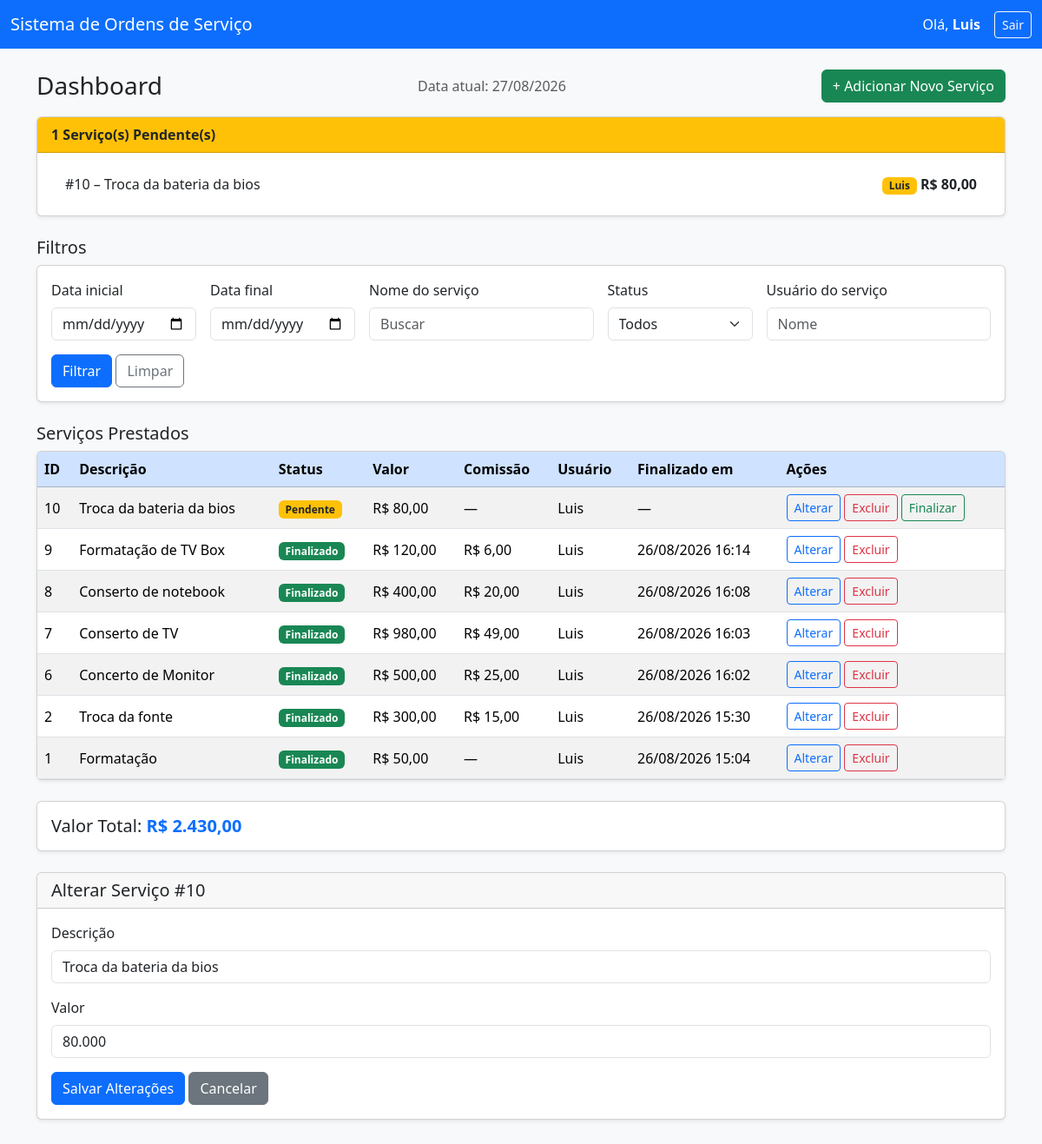
Page /index.php?controller=dashboard&action=editar&id=10 (signed in) on the committed database.
### tables this page shows
CREATE TABLE IF NOT EXISTS `servicos` (
  `id_service` bigint NOT NULL AUTO_INCREMENT,
  `description` varchar(45) NOT NULL,
  `price` decimal(11,3) NOT NULL,
  `status` varchar(20) DEFAULT 'Pendente',
  `created_at` datetime DEFAULT CURRENT_TIMESTAMP,
  `update_at` datetime DEFAULT NULL,
  `finished_at` datetime DEFAULT NULL,
  `commission_user` decimal(11,3) DEFAULT NULL,
  `user_id_user` bigint NOT NULL,
  PRIMARY KEY (`id_service`),
  KEY `user_id_user` (`user_id_user`)
);

CREATE TABLE IF NOT EXISTS `usuarios` (
  `id_user` bigint NOT NULL AUTO_INCREMENT,
  `name` varchar(150) NOT NULL,
  `email` varchar(100) NOT NULL,
  `password` varchar(45) NOT NULL,
  `created_at` datetime DEFAULT CURRENT_TIMESTAMP,
  `update_at` datetime DEFAULT NULL,
  `ativo` tinyint(1) DEFAULT '1',
  PRIMARY KEY (`id_user`),
  UNIQUE KEY `email` (`email`)
);

### controllers/DashboardController.php (called while the page is built, shortened)
<?php
require_once(__DIR__ . '/../models/Servico.php');
class DashboardController {
    public function editar() {
        $usuario = $this->proteger();
        $id = (int)($_GET['id'] ?? 0);
        $servicos  = Servico::listar($this->filtros());
        $pendentes = Servico::listarPendentes(5);
        $editando  = Servico::buscarPorId($id);
        include(__DIR__ . '/../views/dashboard.php');
    }
    private function filtros() {
        return [
            'descricao'   => trim($_GET['filtro_descricao'] ?? ''),
            'status'      => trim($_GET['filtro_status'] ?? ''),
            'usuario'     => trim($_GET['filtro_usuario'] ?? ''),
            'data_inicio' => trim($_GET['filtro_data_inicio'] ?? ''),
            'data_fim'    => trim($_GET['filtro_data_fim'] ?? ''),
        ];
    }
    private function proteger() {
        $usuario = $_SESSION['usuario'] ?? null;
        return $usuario;
    }
}

### models/Servico.php (called while the page is built, shortened)
<?php
class Servico {
    public static function listar(array $filtros = []) {
        $db = Database::getConnection();
        $sql = "SELECT s.*,
                       CASE WHEN s.finished_at IS NOT NULL THEN 'Finalizado' ELSE 'Pendente' END AS status,
                       u.name AS nome, u.email AS usuario_email
                FROM servicos s
                JOIN usuarios u ON s.user_id_user = u.id_user
                WHERE 1=1";
        $params = [];
        $sql .= " ORDER BY s.created_at DESC";
        $stmt = $db->prepare($sql);
        $stmt->execute($params);
        return $stmt->fetchAll(PDO::FETCH_ASSOC);
    }
    public static function listarPendentes($limite = 5) {
        $db = Database::getConnection();
        $stmt = $db->prepare("SELECT s.*,
                                     CASE WHEN s.finished_at IS NOT NULL THEN 'Finalizado' ELSE 'Pendente' END AS status,
                                     u.name AS nome
                              FROM servicos s
                              JOIN usuarios u ON s.user_id_user = u.id_user
                              WHERE s.finished_at IS NULL
                              ORDER BY s.created_at DESC
                              LIMIT ?");
        $stmt->bindValue(1, (int)$limite, PDO::PARAM_INT);
        $stmt->execute();
        return $stmt->fetchAll(PDO::FETCH_ASSOC);
    }
    public static function buscarPorId($idService) {
        $db = Database::getConnection();
        $stmt = $db->prepare("SELECT s.*,
                                     CASE WHEN s.finished_at IS NOT NULL THEN 'Finalizado' ELSE 'Pendente' END AS status,
                                     u.name AS nome, u.email AS usuario_email
                              FROM servicos s
                              JOIN usuarios u ON s.user_id_user = u.id_user
                              WHERE s.id_service = ?");
        $stmt->execute([$idService]);
        return $stmt->fetch(PDO::FETCH_ASSOC);
    }
}

### views/dashboard.php (the view, shortened to what this page needs)
<!DOCTYPE html>
<html lang="pt-BR">
<head>
    <link href="https://cdn.jsdelivr.net/npm/bootstrap@5.3.3/dist/css/bootstrap.min.css" rel="stylesheet">
</head>
<body class="bg-light">
<nav class="navbar navbar-expand-lg navbar-dark bg-primary mb-4">
    <div class="container-fluid">
        <span class="navbar-brand">Sistema de Ordens de Serviço</span>
        <div class="d-flex align-items-center text-white">
            <span class="me-3">Olá, <strong><?= htmlspecialchars($usuario['name']) ?></strong></span>
            <a href="index.php?controller=login&action=sair" class="btn btn-outline-light btn-sm">Sair</a>
        </div>
    </div>
</nav>
<div class="container pb-4">
    <div class="d-flex justify-content-between align-items-center mb-3 flex-wrap gap-2">
        <h1 class="h3 mb-0">Dashboard</h1>
        <p class="text-muted mb-0">Data atual: <?= date("d/m/Y") ?></p>
        <a href="index.php?controller=dashboard&action=novo" class="btn btn-success">+ Adicionar Novo Serviço</a>
    </div>
    <div class="card shadow-sm mb-4">
        <div class="card-header bg-warning text-dark">
            <strong><?= count($pendentes) ?> Serviço(s) Pendente(s)</strong>
        </div>
        <div class="card-body">
            <?php if (empty($pendentes)): ?>
                <p class="mb-0 text-muted">Nenhum serviço pendente no momento.</p>
            <?php else: ?>
                <ul class="list-group list-group-flush">
                    <?php foreach ($pendentes as $p): ?>
                        <li class="list-group-item d-flex justify-content-between align-items-center">
                            <span>#<?= $p['id_service'] ?> – <?= htmlspecialchars($p['description']) ?></span>
                            <span>
                                <span class="badge bg-warning text-dark"><?= htmlspecialchars($p['nome']) ?></span>
                                <strong>R$ <?= number_format($p['price'], 2, ',', '.') ?></strong>
                            </span>
                        </li>
                    <?php endforeach; ?>
                </ul>
            <?php endif; ?>
        </div>
    </div>
    <h3 class="h5 mb-2">Filtros</h3>
    <div class="card shadow-sm mb-4">
        <div class="card-body">
            <form method="get" action="index.php" class="row g-3 align-items-end">
                <div class="col-md-2">
                    <label class="form-label">Data inicial</label>
                    <input type="date" class="form-control" name="filtro_data_inicio" value="<?= htmlspecialchars($_GET['filtro_data_inicio'] ?? '') ?>">
                </div>
                <div class="col-md-2">
                    <label class="form-label">Data final</label>
                    <input type="date" class="form-control" name="filtro_data_fim" value="<?= htmlspecialchars($_GET['filtro_data_fim'] ?? '') ?>">
                </div>
                <div class="col-md-3">
                    <label class="form-label">Nome do serviço</label>
                    <input type="text" class="form-control" name="filtro_descricao" value="<?= htmlspecialchars($_GET['filtro_descricao'] ?? '') ?>" placeholder="Buscar">
                </div>
                <div class="col-md-2">
                    <label class="form-label">Status</label>
                    <select name="filtro_status" class="form-select">
                        <option value="">Todos</option>
                    </select>
                </div>
                <div class="col-md-3">
                    <label class="form-label">Usuário do serviço</label>
                    <input type="text" class="form-control" name="filtro_usuario" value="<?= htmlspecialchars($_GET['filtro_usuario'] ?? '') ?>" placeholder="Nome">
                </div>
                <div class="col-md-12">
                    <button type="submit" class="btn btn-primary">Filtrar</button>
                    <a href="index.php?controller=dashboard&action=index" class="btn btn-outline-secondary">Limpar</a>
                </div>
            </form>
        </div>
    </div>
    <h3 class="h5 mb-2">Serviços Prestados</h3>
    <div class="card shadow-sm mb-4">
        <div class="table-responsive">
            <table class="table table-striped table-hover align-middle mb-0">
                <thead class="table-primary">
                    <tr><th>ID</th><th>Descrição</th><th>Status</th><th>Valor</th><th>Comissão</th><th>Usuário</th><th>Finalizado em</th><th>Ações</th></tr>
                </thead>
                <tbody>
        <?php $servicos = $servicos ?? []; $total = 0; foreach ($servicos as $s): $total += $s['price']; ?>
        <tr>
            <td><?= htmlspecialchars($s['id_service']) ?></td>
            <td><?= htmlspecialchars($s['description']) ?></td>
            <td>
                <?php if (strtolower($s['status']) === 'finalizado'): ?>
                    <span class="badge bg-success"><?= htmlspecialchars($s['status']) ?></span>
                <?php else: ?>
                    <span class="badge bg-warning text-dark"><?= htmlspecialchars($s['status']) ?></span>
                <?php endif; ?>
            </td>
            <td>R$ <?= number_format($s['price'], 2, ',', '.') ?></td>
            <td><?= ($s['commission_user'] !== null) ? 'R$ ' . number_format($s['commission_user'], 2, ',', '.') : '—'; ?></td>
            <td><?= htmlspecialchars($s['nome']) ?></td>
            <td><?php echo ($s['finished_at'] !== null) ? date('d/m/Y H:i', strtotime($s['finished_at'])) : '—'; ?></td>
            <td class="text-nowrap">
                <a class="btn btn-sm btn-outline-primary" href="index.php?controller=dashboard&action=editar&id=<?= $s['id_service'] ?>">Alterar</a>
                <a class="btn btn-sm btn-outline-danger" href="index.php?controller=dashboard&action=excluir&id=<?= $s['id_service'] ?>"
                   onclick="return confirm('Excluir este serviço?');">Excluir</a>
                <?php if (strtolower($s['status']) !== 'finalizado'): ?>
                    <a class="btn btn-sm btn-outline-success" href="index.php?controller=dashboard&action=finalizar&id=<?= $s['id_service'] ?>"
                       onclick="return confirm('Finalizar este serviço?');">Finalizar</a>
                <?php endif; ?>
            </td>
        </tr>
        <?php endforeach; ?>
                </tbody>
            </table>
        </div>
    </div>
    <div class="card shadow-sm mb-4">
        <div class="card-body">
            <h4 class="h5 mb-0">Valor Total:
                <span class="text-primary fw-bold">R$ <?= number_format($total, 2, ',', '.') ?></span>
            </h4>
        </div>
    </div>
    <?php if ($editando !== null): ?>
        <div class="card shadow-sm mb-4">
            <div class="card-header"><h4 class="h5 mb-0">Alterar Serviço #<?= $editando['id_service'] ?></h4></div>
            <div class="card-body">
                <form method="post" action="index.php?controller=dashboard&action=atualizar">
                    <div class="mb-3">
                        <label class="form-label">Descrição</label>
                        <input type="text" class="form-control" name="descricao" value="<?= htmlspecialchars($editando['description']) ?>">
                    </div>
                    <div class="mb-3">
                        <label class="form-label">Valor</label>
                        <input type="text" class="form-control" name="valor" value="<?= $editando['price'] ?>">
                    </div>
                    <button type="submit" class="btn btn-primary">Salvar Alterações</button>
                    <a href="index.php?controller=dashboard&action=index" class="btn btn-secondary">Cancelar</a>
                </form>
            </div>
        </div>
    <?php endif; ?>
</div>
</body>
</html>

### rows in the picture
servicos: id_service "10", description "Troca da bateria da bios", user_id_user.name "Luis", price "80,00", status "Pendente", descricao "Troca da bateria da bios", valor "80.000"
servicos: id_service "9", description "Formatação de TV Box", status "Finalizado", price "120,00", commission_user "6,00", user_id_user.name "Luis", finished_at "26/08/2026 16:14"
servicos: id_service "8", description "Conserto de notebook", status "Finalizado", price "400,00", commission_user "20,00", user_id_user.name "Luis", finished_at "26/08/2026 16:08"
servicos: id_service "7", description "Conserto de TV", status "Finalizado", price "980,00", commission_user "49,00", user_id_user.name "Luis", finished_at "26/08/2026 16:03"
servicos: id_service "6", description "Concerto de Monitor", status "Finalizado", price "500,00", commission_user "25,00", user_id_user.name "Luis", finished_at "26/08/2026 16:02"
servicos: id_service "2", description "Troca da fonte", status "Finalizado", price "300,00", commission_user "15,00", user_id_user.name "Luis", finished_at "26/08/2026 15:30"
servicos: id_service "1", description "Formatação", status "Finalizado", price "50,00", user_id_user.name "Luis", finished_at "26/08/2026 15:04"

### other values in the picture
$usuario['name'] "Luis"
count($pendentes) "1"
$total "2.430,00"
